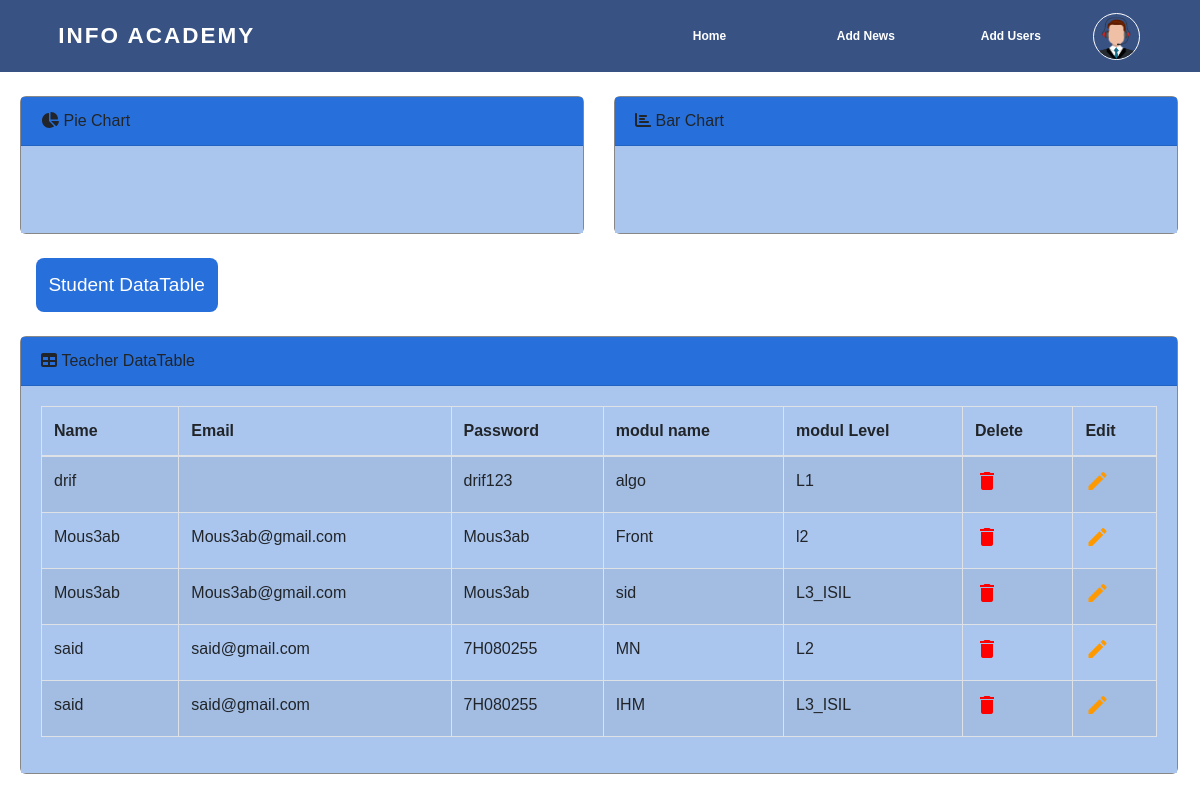
Screenshot of /back_script/Admin_ganeral_enseignant.php (signed in) with the database file from the repository.
### tables this page shows
CREATE TABLE `enseignant` (
  `id` int(11) NOT NULL,
  `enseignant_name` varchar(255) NOT NULL,
  `password` varchar(255) DEFAULT NULL,
  `Email` varchar(255) NOT NULL
);

CREATE TABLE `moduls` (
  `id` int(11) NOT NULL,
  `modul_name` varchar(255) NOT NULL,
  `modul_niveau` varchar(255) DEFAULT NULL
);

### back_script/Admin_ganeral_enseignant.php (the view, shortened to what this page needs)
<!DOCTYPE html>
<html lang="en">
    <head>
        <link rel="stylesheet" href="../css/nav2.css">
        <link rel="stylesheet" href="../css/enseignant/profile.css">
        <link rel="stylesheet" href="../css/admin/style1.css">
        <link rel="stylesheet" href="../css/admin/styles.css">
        <link rel="stylesheet" href="https://maxcdn.bootstrapcdn.com/font-awesome/4.7.0/css/font-awesome.min.css">
    </head>
    <body>
        <header>
            <div class="header-title">
              <h2>INFO ACADEMY</h2>
            </div>
            <nav>
              <ul id="ul">
                <li class="j" id="li"><a class="e" href="Admin_general.php" autofocus> Home</a></li>
                <li class="j" id="li"><a class="e" href="../templates/admin/add_news.html">Add&nbsp;News</a></li>
                <li class="j" id="li"><a class="e" href="../templates/admin/add_users.html">Add&nbsp;Users</a></li>
                <li class="j" id="li"><img id="img" src="../image/admin.png" title="Profile"></li>
              </ul>
            </nav>
          </header>
          <?php
                if(!isset($_SESSION['active'])){
                session_destroy();
                header('location: ../login.html');
                }
                else{
                include 'db.php';
                $sql="SELECT enseignant_name,password,Email,modul_name,modul_niveau FROM enseignant JOIN enseigne JOIN moduls WHERE enseignant.id=enseigne.enseignant_id AND enseigne.modul_id=moduls.id ";
                $result=$conn->query($sql);
                $array=$result->fetch_all(MYSQLI_ASSOC);
                }
            ?>
        <div id="layoutSidenav">
            <div id="layoutSidenav_content">
                <main>
                        <div class="row">
                            <div class="col-xl-6">
                                <div class="card mb-4">
                                    <div class="card-header">
                                        <i class="fas fa-chart-pie me-1"></i>
                                        Pie Chart
                                    </div>
                                    <div class="card-body"><canvas id="myPieChart" width="100%" height="40"></canvas></div>
                                </div>
                            </div>
                            <div class="col-xl-6">
                                <div class="card mb-4">
                                    <div class="card-header">
                                        <i class="fas fa-chart-bar me-1"></i>
                                        Bar Chart
                                    </div>
                                    <div class="card-body"><canvas id="myBarChart" width="100%" height="40"></canvas></div>
                                </div>
                            </div>
                        </div>
                        <a href="Admin_general.php"><button id="table">Student DataTable</button></a>
                        <div class="card mb-4">
                            <div class="card-header">
                                <i class="fas fa-table me-1"></i>
                                Teacher DataTable
                            </div>
                            <div class="card-body">
                            <table id="example" class="table table-striped table-bordered" style="width:100%">
                                    <thead>
                                        <tr>
                                            <th>Name</th>
                                            <th>Email</th>
                                            <th>Password</th>
                                            <th>modul name</th>
                                            <th>modul Level</th>
                                            <th>Delete</th>
                                            <th>Edit</th>
                                        </tr>
                                    </thead>
                                    <tbody>
                                    <?php
                                    foreach($array as $row) {?>
                                        <tr>
                                        <td><?php echo $row['enseignant_name'] ?></td>
                                        <td><?php echo $row['Email'] ?></td>
                                        <td><?php echo $row['password'] ?></td>
                                        <td><?php echo $row['modul_name'] ?></td>
                                        <td><?php echo $row['modul_niveau'] ?></td>
                                        <?php
                                            $name= $row['modul_name'] ;
                                            $niveau= $row['modul_niveau'] ;
                                            $sql_id="SELECT id FROM moduls WHERE modul_name='$name' AND modul_niveau='$niveau'";
                                            $id_result=$conn->query($sql_id);
                                            $id=$id_result->fetch_array(MYSQLI_ASSOC)['id'];?>
                                        <td><a  href="Admin_delete_enseignant.php?id=<?php echo $id?> "><i class="material-icons" title="DELET">&#xE872;</i></a></td>
                                        <td><a  href="admin_update_enseignant_form.php?id=<?php echo $id ?> "><i class="material-icons edit" title="EDIT">&#xE3c9;</i></a></td>
                                        </tr>
                                        <?php }
                                        $conn->close()?>
                                    </tbody>
                                </table>
                            </div>
                        </div>
                    </div>
            </div>
    </body>
</html>

### css/nav2.css (style rules this page uses)
* { padding: 0; margin: 0; font-family: 'Poppins', sans-serif; }
body { background-color: #d1e2e9; }
header { position: sticky; top: 0; padding: 0.7rem; z-index: 10; background-color: #385283; display: flex; justify-content: space-between; align-items: center; }
header .header-title { color: #ffffff; text-align: center; font-size: 15px; margin-left: 4%; letter-spacing: 2px; }
nav { width: 70%; }
header div, nav { display: inline-block; }
ul { list-style: none; display: flex; justify-content: flex-end; align-items: center; }
li { width: 11rem; margin: 0rem 0.5rem; text-align: center; }
li img { width: 45px; height: 45px; border: 1px #fff solid; border-radius: 50%; cursor: pointer; transition: .3s linear; }
li a { color: #fff; display: inline-block; padding: 1rem 2rem; border-radius: 0.5rem; text-decoration: none; font-size: 0.75rem; font-weight: bold; transition: .3s linear; font-family: Verdana, Geneva, Tahoma, sans-serif; }
.j { width: 3rem; margin: 0rem 3rem; text-align: center; }

### rows the page displays
enseignant: enseignant_name "drif", password "drif123", moduls.modul_name "algo", moduls.modul_niveau "L1"
enseignant: enseignant_name "Mous3ab", Email "Mous3ab@gmail.com", password "Mous3ab", moduls.modul_name "Front", moduls.modul_niveau "l2", moduls.modul_name "sid", moduls.modul_niveau "L3_ISIL"
enseignant: enseignant_name "said", Email "said@gmail.com", password "7H080255", moduls.modul_name "MN", moduls.modul_niveau "L2", moduls.modul_name "IHM", moduls.modul_niveau "L3_ISIL"
